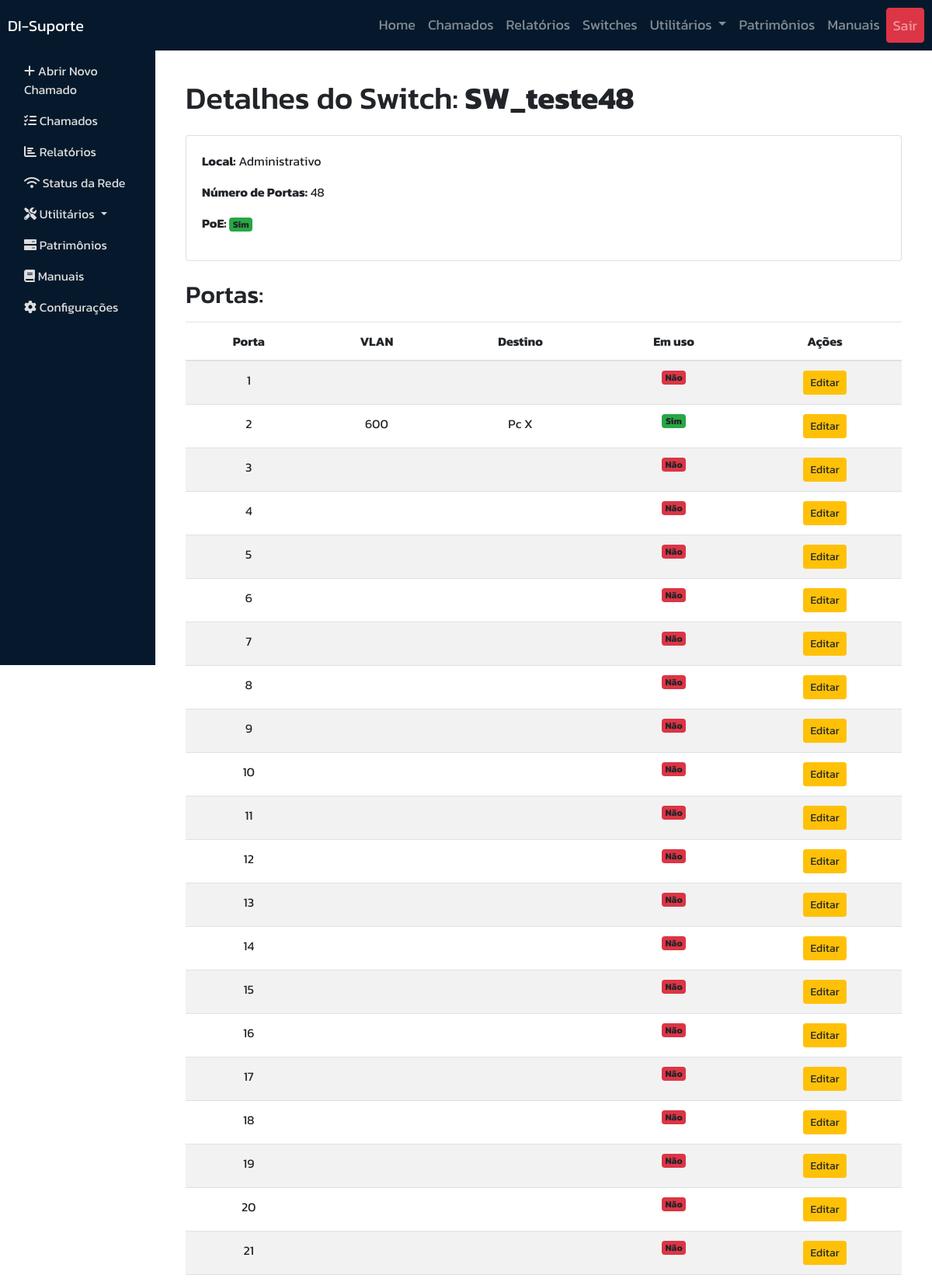
Screenshot of /switches/7/ (signed in, upper part) with the database file from the repository.
### switches/models.py (models this page shows, shortened)
class Switch(models.Model):
    nome = models.CharField(max_length=100)
    local = models.CharField(max_length=100)
    modelo = models.CharField(max_length=100)
    numero_portas = models.IntegerField(choices=[(24, '24 portas'), (48, '48 portas'), (52, '52 portas')])
    poe = models.BooleanField(default=False)
    ip = models.GenericIPAddressField(null=True, blank=False)

class PortaSwitch(models.Model):
    switch = models.ForeignKey(Switch, on_delete=models.CASCADE, related_name="portas")
    numero_porta = models.PositiveIntegerField()
    vlan = models.CharField(max_length=50)
    destino = models.CharField(max_length=100)
    localizacao = models.CharField(max_length=100)  # Localização física ou sala
    em_uso = models.BooleanField(default=False)

### switches/views.py (the view)
# urls.py: path('<int:id>/', switch_detalhe, name='switch_detalhe'),
@login_required
def switch_detalhe(request, id):
    switch = get_object_or_404(Switch, id=id)
    return render(request, 'switches/switch_detalhe.html', {'switch': switch})

### switches/templates/switches/switch_detalhe.html (shortened to what this page needs)
﻿{% extends 'base.html' %}
{% load widget_tweaks %}
{% block content %}
<div class="container mt-4">
    <h1 class="mb-4">Detalhes do Switch: <strong>{{ switch.nome }}</strong></h1>
    <div class="card mb-4">
        <div class="card-body">
            <p><strong>Local:</strong> {{ switch.local }}</p>
            <p><strong>Número de Portas:</strong> {{ switch.numero_portas }}</p>
            <p><strong>PoE:</strong>
                {% if switch.poe %}
                    <span class="badge bg-success">Sim</span>
                {% else %}
                    <span class="badge bg-danger">Não</span>
                {% endif %}
            </p>
        </div>
    </div>
    <h2 class="mb-3">Portas:</h2>
    <table class="table table-striped">
        <thead>
            <tr>
                <th>Porta</th>
                <th>VLAN</th>
                <th>Destino</th>
                <th> Em uso </th>
                <th>Ações</th>
            </tr>
        </thead>
        <tbody>
            {% for porta in switch.portas.all %}
                <tr>
                    <td>{{ porta.numero_porta }}</td>
                    <td>{{ porta.vlan }}</td>
                    <td>{{ porta.destino }}</td>
                    <td>
                        {% if porta.em_uso %}
                            <span class="badge bg-success">Sim</span>
                        {% else %}
                            <span class="badge bg-danger">Não</span>
                        {% endif %}
                     </td>
                    <td>
                        <a href="{% url 'editar_porta' porta.id %}" class="btn btn-warning btn-sm">Editar</a>
                    </td>
                </tr>
            {% empty %}
                <tr>
                    <td colspan="4" class="text-center">Nenhuma porta cadastrada.</td>
                </tr>
            {% endfor %}
        </tbody>
    </table>
</div>
{% endblock %}

### static/css/chamados.css (style rules this page uses)
td, th { text-align: center; }

### rows the page displays
Switch: nome "SW_teste48", local "Administrativo", numero_portas "48"
PortaSwitch: numero_porta "1", em_uso "Não"
PortaSwitch: numero_porta "2", vlan "600", destino "Pc X", em_uso "Sim"
PortaSwitch: numero_porta "3", em_uso "Não"
PortaSwitch: numero_porta "4", em_uso "Não"
PortaSwitch: numero_porta "5", em_uso "Não"
PortaSwitch: numero_porta "6", em_uso "Não"
PortaSwitch: numero_porta "7", em_uso "Não"
PortaSwitch: numero_porta "8", em_uso "Não"
PortaSwitch: numero_porta "9", em_uso "Não"
PortaSwitch: numero_porta "10", em_uso "Não"
PortaSwitch: numero_porta "11", em_uso "Não"
PortaSwitch: numero_porta "12", em_uso "Não"
PortaSwitch: numero_porta "13", em_uso "Não"
PortaSwitch: numero_porta "14", em_uso "Não"
PortaSwitch: numero_porta "15", em_uso "Não"
PortaSwitch: numero_porta "16", em_uso "Não"
PortaSwitch: numero_porta "17", em_uso "Não"
PortaSwitch: numero_porta "18", em_uso "Não"
PortaSwitch: numero_porta "19", em_uso "Não"
PortaSwitch: numero_porta "20", em_uso "Não"
PortaSwitch: numero_porta "21", em_uso "Não"
